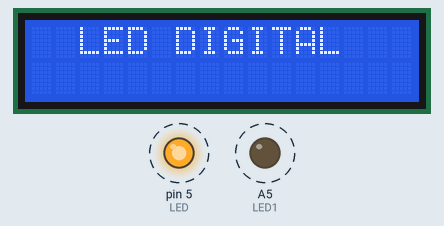
Bench run of a sketch on a simulated Arduino Uno, built with avr-gcc and run on an emulated ATmega328P. On the bench: 16×2 character LCD, output pins drawn as LEDs (lit = HIGH). Dashed ring = blinking.

Above: at 0.1 s.
At 1.1 s:
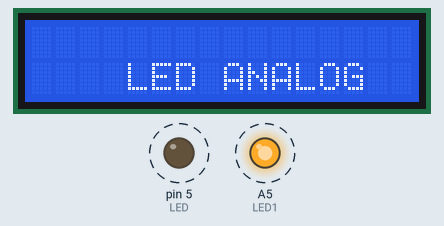
Timing chart, 0 to 40.0 s (numbered marks = the images above):
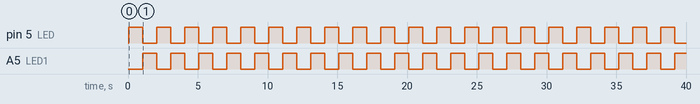

Measured:
- by itself, pin 5 (LED), A5 (LED1): alternates HIGH for 1.0 s and LOW for 1.0 s

The sketch:

Display_LCD_2x16_for_Arduino.ino
```cpp
// Menampilkan Display pada LCD 2x16 dengan menggunakan Arduino UNO R3
// Menyalakan LED dengan Aktif HIGH
// Memamatikan LED dengan LOW


#include <LiquidCrystal.h>// library lcd
#define LED 5 // inialisasi pin digital 5
#define LED1 A5// inialisasi pin Analog A5
int RS = 13, E = 12, D4 = 11, D5 = 10, D6 = 9, D7 =8;// inialisasi for lcd 2x16
LiquidCrystal lcd(RS,E,D4,D5,D6,D7); // library lcd

void setup(){
lcd.begin(16,2); // untuk layar lcd 2 x 16
pinMode (LED, OUTPUT); // LED pin Digital 5
pinMode (LED1, OUTPUT);// LED pin Analog A5
}

void loop()
{
  //LED DIGITAL
digitalWrite (LED, HIGH);     // membaca LED pin Digital dengan logika HIGH atau LED dalam keadaan Hidup
lcd.setCursor(2,0);          //set kursor pada LCD, 2 sebagi kolom dan 0 sebagi baris. artiya kursor berada di kolom 2 dan baris pertma
lcd.println("LED DIGITAL");  // akan menampilkan di LCD degan geser ke kanan sebanyak 2 kolom dan text akan menampilkan dibaris pertama
delay(1000);                  // memberi waktu menampilkan text dan menyalakan LED selama 1000ms
digitalWrite(LED, LOW);     // membaca LED pin Digital dengan logika LOW atau LED dalam keadaan MATI
lcd.setCursor(2,0);         //set kursor pada LCD, 2 sebagi kolom dan 0 sebagi baris. artiya kursor berada di kolom 2 dan baris pertma
lcd.println("         ");   // sebagai penghapus / clear text "LED DIGITAL"

// LED ANALOG. analisa sama dengan LED Digital
digitalWrite (LED1, HIGH);
lcd.setCursor(4,1);
lcd.println("LED ANALOG");
delay(1000);
digitalWrite(LED1, LOW);
lcd.setCursor(4,1);
lcd.println("         ");
}
```
